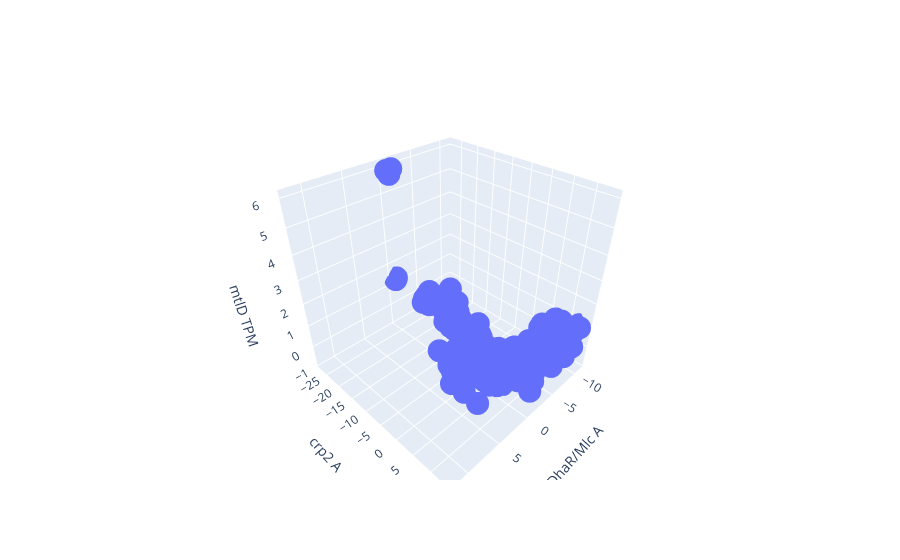

Notebook code for this chart:
### Markdown cell above
# mtlD -  Crp-1, Crp-2, DhaR/Mlc

### Code cell
import plotly.express as px
im_cur2 = 'DhaR/Mlc'
x = ica_data.A.loc[im_cur2]
im_cur = 'Crp-2'
y = ica_data.A.loc[im_cur]
gene_cur = 'b3600' #mtlD
z = ica_data.X.loc[gene_cur]
fig = go.Figure(data=[go.Scatter3d(x=x, y=y, z=z, mode='markers')])

# Add axis labels
fig.update_layout(scene=dict(xaxis_title='DhaR/Mlc A',
                             yaxis_title='crp2 A',
                             zaxis_title='mtlD TPM'))

# Show plot
fig.show()

### Figure 1 — Plotly figure (JSON) as saved in the notebook; plotly's stock layout.template omitted (floating-point values rounded to 4 significant figures; data arrays with more than 128 entries replaced by an {"elided": "..."} marker saying what was removed)
{"data": [{"mode": "markers", "type": "scatter3d", "x": {"elided": "278 float values"}, "y": {"elided": "278 float values"}, "z": {"elided": "278 float values"}}], "layout": {"scene": {"xaxis": {"title": {"text": "DhaR/Mlc A"}}, "yaxis": {"title": {"text": "crp2 A"}}, "zaxis": {"title": {"text": "mtlD TPM"}}}}}
